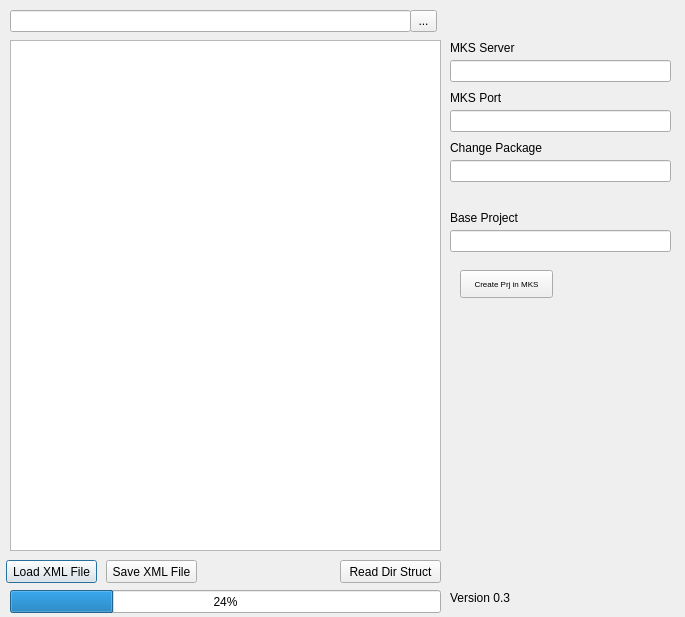
<?xml version="1.0" encoding="UTF-8"?>
<ui version="4.0">
 <class>MainDialog</class>
 <widget class="QDialog" name="MainDialog">
  <property name="geometry">
   <rect>
    <x>0</x>
    <y>0</y>
    <width>685</width>
    <height>617</height>
   </rect>
  </property>
  <property name="windowTitle">
   <string>MainDialog</string>
  </property>
  <widget class="QTreeView" name="treeView">
   <property name="geometry">
    <rect>
     <x>10</x>
     <y>40</y>
     <width>431</width>
     <height>511</height>
    </rect>
   </property>
  </widget>
  <widget class="QPushButton" name="pBLoad">
   <property name="geometry">
    <rect>
     <x>6</x>
     <y>560</y>
     <width>91</width>
     <height>23</height>
    </rect>
   </property>
   <property name="text">
    <string>Load XML File</string>
   </property>
  </widget>
  <widget class="QPushButton" name="pBSave">
   <property name="geometry">
    <rect>
     <x>106</x>
     <y>560</y>
     <width>91</width>
     <height>23</height>
    </rect>
   </property>
   <property name="text">
    <string>Save XML File</string>
   </property>
  </widget>
  <widget class="QPushButton" name="pB_ReadDirStruct">
   <property name="geometry">
    <rect>
     <x>340</x>
     <y>560</y>
     <width>101</width>
     <height>23</height>
    </rect>
   </property>
   <property name="text">
    <string>Read Dir Struct</string>
   </property>
  </widget>
  <widget class="QProgressBar" name="prgBar">
   <property name="geometry">
    <rect>
     <x>10</x>
     <y>590</y>
     <width>431</width>
     <height>23</height>
    </rect>
   </property>
   <property name="value">
    <number>24</number>
   </property>
  </widget>
  <widget class="MyLineEditClass" name="lineEdit">
   <property name="geometry">
    <rect>
     <x>450</x>
     <y>230</y>
     <width>221</width>
     <height>22</height>
    </rect>
   </property>
   <property name="text">
    <string/>
   </property>
  </widget>
  <widget class="QLineEdit" name="textEdit">
   <property name="geometry">
    <rect>
     <x>10</x>
     <y>10</y>
     <width>401</width>
     <height>22</height>
    </rect>
   </property>
  </widget>
  <widget class="QLabel" name="label">
   <property name="geometry">
    <rect>
     <x>450</x>
     <y>210</y>
     <width>221</width>
     <height>16</height>
    </rect>
   </property>
   <property name="text">
    <string>Base Project</string>
   </property>
  </widget>
  <widget class="QPushButton" name="m_pMKSGenButton">
   <property name="geometry">
    <rect>
     <x>460</x>
     <y>270</y>
     <width>93</width>
     <height>28</height>
    </rect>
   </property>
   <property name="font">
    <font>
     <pointsize>6</pointsize>
    </font>
   </property>
   <property name="text">
    <string>Create Prj in MKS</string>
   </property>
  </widget>
  <widget class="QToolButton" name="toolButton">
   <property name="geometry">
    <rect>
     <x>410</x>
     <y>10</y>
     <width>27</width>
     <height>22</height>
    </rect>
   </property>
   <property name="text">
    <string>...</string>
   </property>
  </widget>
  <widget class="QLabel" name="label_2">
   <property name="geometry">
    <rect>
     <x>450</x>
     <y>40</y>
     <width>221</width>
     <height>16</height>
    </rect>
   </property>
   <property name="text">
    <string>MKS Server</string>
   </property>
  </widget>
  <widget class="MyLineEditClass" name="mks_serveredit">
   <property name="geometry">
    <rect>
     <x>450</x>
     <y>60</y>
     <width>221</width>
     <height>22</height>
    </rect>
   </property>
   <property name="text">
    <string/>
   </property>
  </widget>
  <widget class="QLabel" name="label_3">
   <property name="geometry">
    <rect>
     <x>450</x>
     <y>90</y>
     <width>221</width>
     <height>16</height>
    </rect>
   </property>
   <property name="text">
    <string>MKS Port</string>
   </property>
  </widget>
  <widget class="MyLineEditClass" name="mks_portedit">
   <property name="geometry">
    <rect>
     <x>450</x>
     <y>110</y>
     <width>221</width>
     <height>22</height>
    </rect>
   </property>
   <property name="text">
    <string/>
   </property>
  </widget>
  <widget class="QLabel" name="label_4">
   <property name="geometry">
    <rect>
     <x>450</x>
     <y>140</y>
     <width>221</width>
     <height>16</height>
    </rect>
   </property>
   <property name="text">
    <string>Change Package</string>
   </property>
  </widget>
  <widget class="MyLineEditClass" name="changePackageEdit">
   <property name="geometry">
    <rect>
     <x>450</x>
     <y>160</y>
     <width>221</width>
     <height>22</height>
    </rect>
   </property>
   <property name="text">
    <string/>
   </property>
  </widget>
  <widget class="QTextEdit" name="Commands">
   <property name="geometry">
    <rect>
     <x>10</x>
     <y>620</y>
     <width>671</width>
     <height>141</height>
    </rect>
   </property>
  </widget>
  <widget class="QLabel" name="label_5">
   <property name="geometry">
    <rect>
     <x>450</x>
     <y>590</y>
     <width>231</width>
     <height>16</height>
    </rect>
   </property>
   <property name="text">
    <string>Version 0.3</string>
   </property>
  </widget>
 </widget>
 <layoutdefault spacing="6" margin="11"/>
 <customwidgets>
  <customwidget>
   <class>MyLineEditClass</class>
   <extends>QLineEdit</extends>
   <header>mylineeditclass.h</header>
   <slots>
    <slot>mousePressEvent(QMouseEvent)</slot>
   </slots>
  </customwidget>
 </customwidgets>
 <tabstops>
  <tabstop>treeView</tabstop>
  <tabstop>pBLoad</tabstop>
  <tabstop>pBSave</tabstop>
 </tabstops>
 <resources/>
 <connections/>
</ui>
